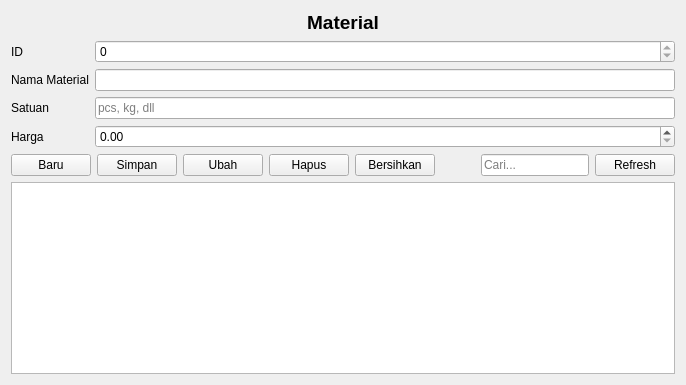
<?xml version="1.0" encoding="UTF-8"?>
<ui version="4.0">
 <class>MaterialForm</class>
 <widget class="QWidget" name="MaterialForm">
  <property name="windowTitle"><string>Material</string></property>
  <layout class="QVBoxLayout" name="verticalLayout">
   <item>
    <widget class="QLabel" name="titleLabel">
     <property name="text"><string>Material</string></property>
     <property name="alignment"><set>Qt::AlignHCenter</set></property>
     <property name="styleSheet"><string notr="true">font-weight:600; font-size:14pt;</string></property>
    </widget>
   </item>
   <item>
    <layout class="QFormLayout" name="formLayout">

     <item row="0" column="0">
      <widget class="QLabel" name="label_0">
       <property name="text"><string>ID</string></property>
      </widget>
     </item>
     <item row="0" column="1">
<widget class="QSpinBox" name="spinId">
       <property name="maximum"><number>2147483647</number></property>
       <property name="readOnly"><bool>true</bool></property>
      </widget>
     </item>

     <item row="1" column="0">
      <widget class="QLabel" name="label_1">
       <property name="text"><string>Nama Material</string></property>
      </widget>
     </item>
     <item row="1" column="1">
<widget class="QLineEdit" name="editNamaMaterial">
       <property name="placeholderText"><string></string></property>
      </widget>
     </item>

     <item row="2" column="0">
      <widget class="QLabel" name="label_2">
       <property name="text"><string>Satuan</string></property>
      </widget>
     </item>
     <item row="2" column="1">
<widget class="QLineEdit" name="editSatuan">
       <property name="placeholderText"><string>pcs, kg, dll</string></property>
      </widget>
     </item>

     <item row="3" column="0">
      <widget class="QLabel" name="label_3">
       <property name="text"><string>Harga</string></property>
      </widget>
     </item>
     <item row="3" column="1">
<widget class="QDoubleSpinBox" name="spinHarga">
       <property name="maximum"><double>9999999999999.9900000002235174</double></property>
       <property name="decimals"><number>2</number></property>
       <property name="singleStep"><double>100.000000000000000</double></property>
      </widget>
     </item>
    </layout>
   </item>
   <item>
    <layout class="QHBoxLayout" name="buttonsLayout">
     <item><widget class="QPushButton" name="btnNew"><property name="text"><string>Baru</string></property></widget></item>
     <item><widget class="QPushButton" name="btnSave"><property name="text"><string>Simpan</string></property></widget></item>
     <item><widget class="QPushButton" name="btnUpdate"><property name="text"><string>Ubah</string></property></widget></item>
     <item><widget class="QPushButton" name="btnDelete"><property name="text"><string>Hapus</string></property></widget></item>
     <item><widget class="QPushButton" name="btnClear"><property name="text"><string>Bersihkan</string></property></widget></item>
     <item><spacer name="hsp"><property name="orientation"><enum>Qt::Horizontal</enum></property>
      <property name="sizeHint" stdset="0"><size><width>40</width><height>20</height></size></property></spacer></item>
     <item><widget class="QLineEdit" name="lineSearch"><property name="placeholderText"><string>Cari...</string></property></widget></item>
     <item><widget class="QPushButton" name="btnRefresh"><property name="text"><string>Refresh</string></property></widget></item>
    </layout>
   </item>

   <item>
    <widget class="QTableView" name="tableView">
     <property name="sortingEnabled"><bool>true</bool></property>
    </widget>
   </item>
  </layout>
 </widget>
 <resources/>
 <connections/>
</ui>
